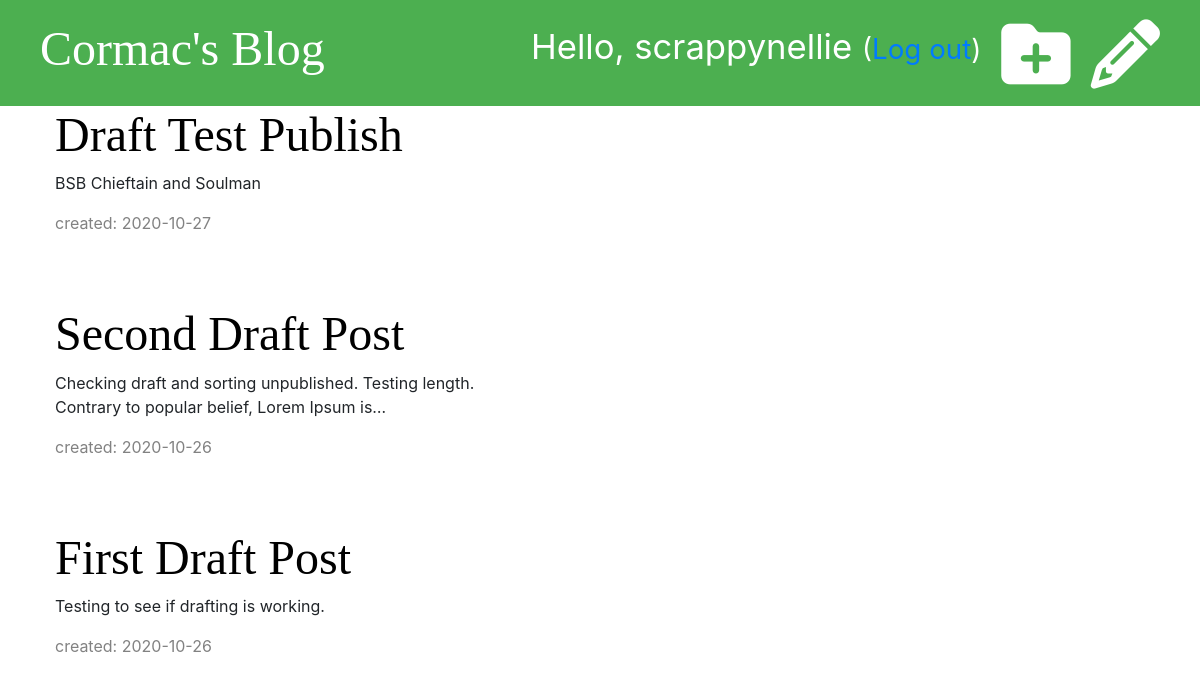
Page /drafts/ (signed in) on the committed database.
### blog/models.py (models this page shows, shortened)
class Post(models.Model):
    author = models.ForeignKey('auth.User', on_delete=models.CASCADE)
    title = models.CharField(max_length=200)
    text = models.TextField()
    created_date = models.DateTimeField(default=timezone.now)
    published_date = models.DateTimeField(blank=True, null=True)

### blog/views.py (the view)
# urls.py: path('drafts/', views.post_draft_list, name='post_draft_list'),
@login_required
def post_draft_list(request):
    posts = Post.objects.filter(published_date__isnull=True).order_by('-created_date')
    stuff_for_frontend = {'posts': posts}
    return render(request, 'blog/post_draft_list.html', stuff_for_frontend)

### blog/templates/blog/post_draft_list.html (shortened to what this page needs)
{% extends 'blog/base.html' %}
{% block content %}
    {% for post in posts %}
        <div class="post">
            <h1><a href="{% url 'post_detail' pk=post.pk %}">{{ post.title }}</a></h1>
            <p>{{ post.text|truncatechars:100|linebreaksbr }}</p>
            <p class="date">created: {{ post.created_date|date:'Y-m-d'|linebreaksbr }}</p>
        </div>
    {% endfor %}
{% endblock %}

### blog/templates/blog/base.html (shortened to what this page needs)
{% load static %}
<!DOCTYPE html>
<html lang="en">
<head>
    <link rel="stylesheet" href="https://stackpath.bootstrapcdn.com/bootstrap/4.5.2/css/bootstrap.min.css">
    <link rel="stylesheet" href="{% static 'css/blog.css' %}">
    <link rel="stylesheet" href="{% static 'css/zenburn.css' %}">
</head>
<body>
<div class="page-header">
    {% if user.is_authenticated %}
        <a href="{% url 'post_draft_list' %}" class="top-menu"><i class="fas fa-pencil-alt fa-2x"></i></a>
        <a href="{% url 'post_new' %}" class="top-menu"><i class="fas fa-folder-plus fa-2x"></i></a>
    <p class="top-menu">Hello, {{ user.username }} <small>(<a href="{% url 'logout' %}">Log out</a>)</small></p>
    {% else %}
     <a href="{% url 'login' %}" class="top-menu"><i class="fas fa-file-signature fa-2x"></i></a>
    {% endif %}
    <h1><a href="{% url 'post_list' %}">Cormac's Blog</a></h1>
</div>
<div class="content container">
    <div class="row">
        <div class="col-md-8">
            {% block content %}
            {% endblock %}
        </div>
    </div>
</div>
</body>
</html>

### blog/static/css/blog.css (style rules this page uses)
.page-header { background-color: rgb(76, 175, 80); margin-top: 0; padding: 20px 20px 20px 40px; }
.page-header h1, .page-header h1 a { color: #ffffff; font-size: 36pt; text-decoration: none; }
.content { margin-left: 40px; }
h1, h2, h3, h4 { font-family: "Times New Roman", Times, serif; font-size: 48px; }
.date { color: #828282; }
.post { margin-bottom: 70px; }
.post h1 a { color: #000000; }
.top-menu, .top-menu:hover { color: #ffffff; float: right; font-size: 26pt; margin-right: 20px; }

### rows in the picture
Post: title "Draft Test Publish", text "BSB Chieftain and Soulman", created_date "2020-10-27"
Post: title "Second Draft Post", text "Checking draft and sorting unpublished. Testing length. Contrary to popular belief, Lorem Ipsum is…", created_date "2020-10-26"
Post: title "First Draft Post", text "Testing to see if drafting is working.", created_date "2020-10-26"

### other values in the picture
{{ user.username }} "scrappynellie"
